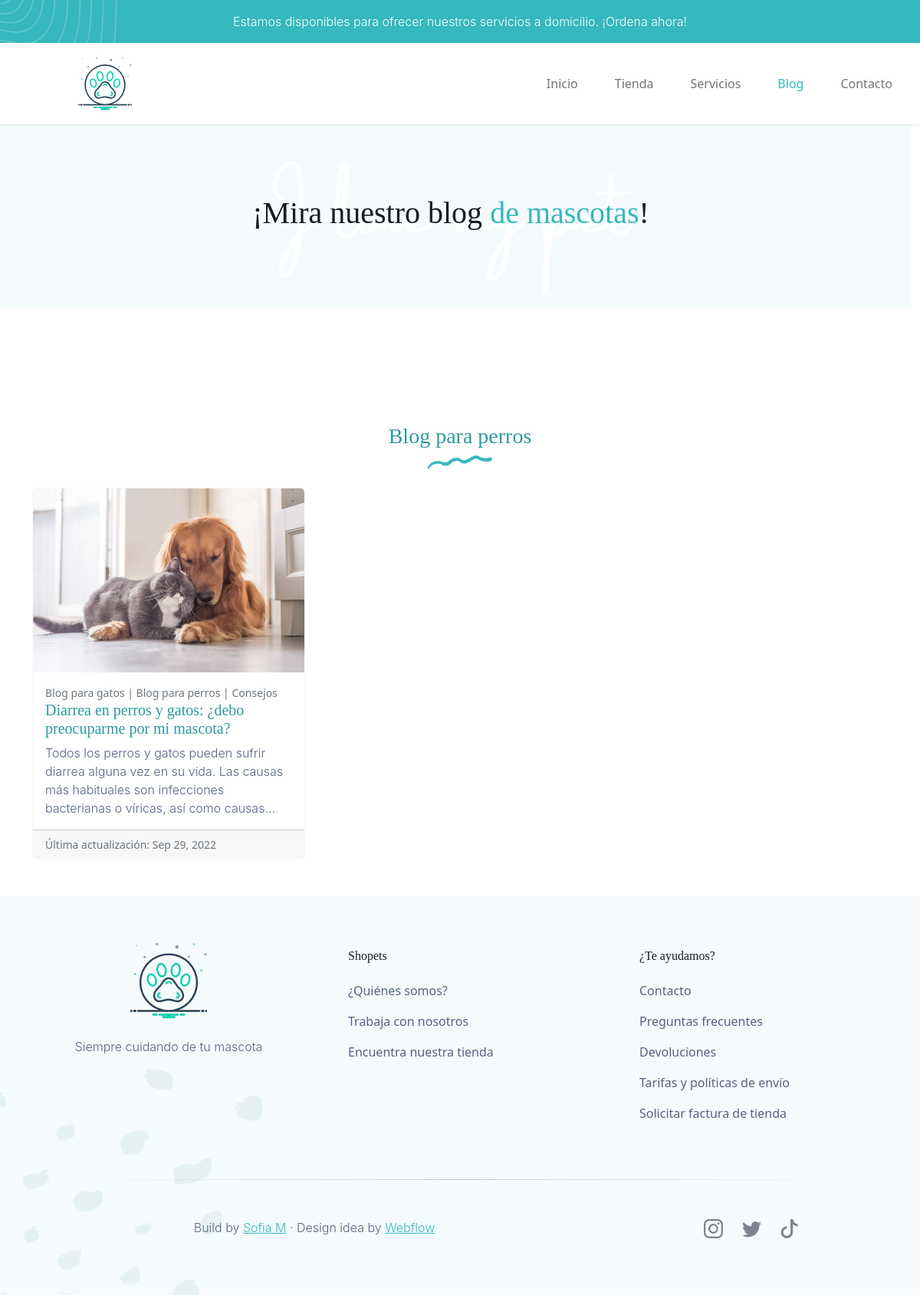
Before: /blog/categoria/4/ with the older database file.
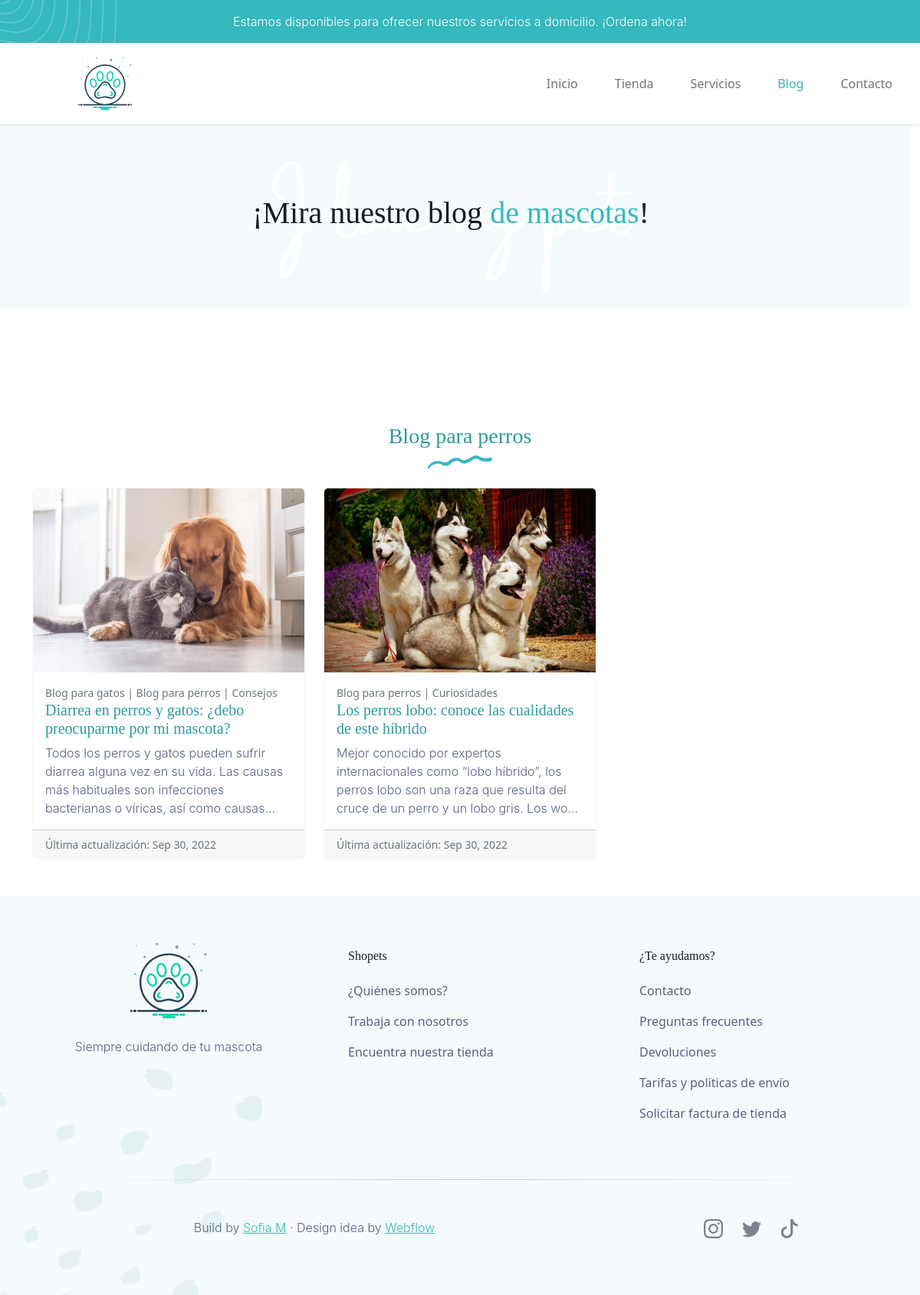
After: the same page with the newer database file.
### blog/models.py (models this page shows, shortened)
class Post(models.Model):
    titulo = models.CharField(max_length=80)
    slug = models.SlugField(max_length=200, unique=True)
    contenido = RichTextField()
    mini_descripcion = models.TextField()
    imagen = models.ImageField(upload_to='blog', null=True, blank=True)
    autor = models.ForeignKey(User, on_delete=models.CASCADE)
    categorias = models.ManyToManyField(Categoria)
    created = models.DateTimeField(auto_now_add=True)
    updated = models.DateTimeField(auto_now=True)
    class Meta:
        ordering = ('-updated',)
        verbose_name = 'post'
        verbose_name_plural = 'posts'

class Categoria(models.Model):
    nombre = models.CharField(max_length=150)
    created = models.DateTimeField(auto_now_add=True)
    updated = models.DateTimeField(auto_now_add=True)
    class Meta:
        verbose_name = 'categoria'
        verbose_name_plural = 'categorias'

### blog/views.py (the view)
# urls.py: path('categoria/<int:categoria_id>/', views.categoria, name="categoria"),
def categoria(request, categoria_id):
    categoria=Categoria.objects.get(id=categoria_id)
    posts=Post.objects.filter(categorias=categoria)
    return render(request, "blog/categorias.html", {'categoria':categoria, "posts":posts})

### blog/templates/blog/categorias.html (shortened to what this page needs)
{% extends "ShopetsApp/base.html" %}
{% load static %}
{% block ccsLinks %}<link rel="stylesheet" href="{% static 'ShopetsApp/css/blog.css' %}">{% endblock %}
{% block content %}
<div class="row align-items-center text-center banner-blog">
    <h1>¡Mira nuestro blog <FONT COLOR="#35b8be">de mascotas</FONT>!</h1>
</div>
<div class="container">
    <div class="d-md-block mx-auto mb-4 text-center">
        <h3 style="color: #2c9aa0; user-select: none;" style="pointer-events: none;">{{categoria.nombre}}</h3>
        <img src="{% static 'ShopetsApp/images/waveSeparator_Servicios.svg' %}" alt="" style="pointer-events: none;">
    </div>
    <div class="row row-cols-1 row-cols-md-3 g-4">
        {% for post in posts %}
        <div class="col">
            <a href="{% url 'post' post.slug  %}" class="linkPost">
            <div class="card border-light h-100 post">
            <img src="{{post.imagen.url}}" class="card-img-top" alt="..." style="height: 30vh;">
            <div class="card-body">
                <small class="text-muted">{% for cat in post.categorias.all %}{{cat.nombre}}{% if not forloop.last %} | {% endif %}{% endfor %}</small>
                <h5 class="card-title" style="color: #2c9aa0;">{{post.titulo}}</h5>
                <p class="card-text">{{post.contenido|slice:":150" }}...</p>
            </div>
            <div class="card-footer">
                <small class="text-muted">Última actualización: {{post.updated|date:"M d, Y"}}</small>
            </div>
            </div>
            </a>
        </div>
        {% endfor %}
    </div>
</div>
{% endblock %}

Changed rows visible on the page:
changed Post "Diarrea en perros y gatos: ¿debo preocuparme por mi mascota?": updated "Sep 29, 2022" → "Sep 30, 2022"
added Post: imagen (picture), titulo "Los perros lobo: conoce las cualidades de este híbrido", contenido "Mejor conocido por expertos internacionales como “lobo híbrido”, los perros lobo son una raza que resulta del cruce de un perro y un lobo gris. Los wo", updated "Sep 30, 2022", Categoria (nombre "Blog para perros")
now on this page (row unchanged): Categoria: nombre "Curiosidades", shown under "Los perros lobo: conoce las cualidades de este híbrido"
